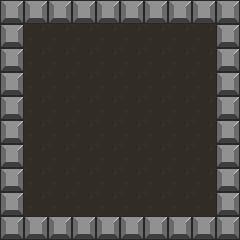

Rendered tile map (Tiled .tmx) drawn with the repository's tilesets; below, a short description and the map source with its tile grids summarised:
An orthogonal 10x10 tile map with 24x24 px tiles, 2 tile layers (floor, walls), 5 tilesets and 40 objects (weapon, zone, mainPlayer).

<map version="1.0" orientation="orthogonal" renderorder="right-down" width="10" height="10" tilewidth="24" tileheight="24" nextobjectid="41">
 <tileset firstgid="1" name="creatures" tilewidth="24" tileheight="24" tilecount="540">
  <image source="sprites/creatures.png" trans="ffffff" width="480" height="648" />
 </tileset>
 <tileset firstgid="541" name="metatiles24x24" tilewidth="24" tileheight="24" tilecount="5">
  <image source="sprites/metatiles24x24.png" trans="ffffff" width="120" height="24" />
  <tile id="0">
   <properties>
    <property name="type" value="solid" />
   </properties>
  </tile>
 </tileset>
 <tileset firstgid="546" name="fx" tilewidth="24" tileheight="24" tilecount="552">
  <image source="sprites/fx.png" trans="ffffff" width="564" height="592" />
 </tileset>
 <tileset firstgid="1098" name="world" tilewidth="24" tileheight="24" tilecount="2296">
  <image source="sprites/world.png" trans="ffffff" width="1366" height="1007" />
 </tileset>
 <tileset firstgid="3394" name="items" tilewidth="16" tileheight="16" tilecount="456">
  <image source="sprites/items.png" trans="ffffff" width="384" height="304" />
 </tileset>
 <objectgroup name="collision">
  <object id="3" gid="541" x="216" y="24" width="24" height="24" />
  <object id="4" gid="541" x="216" y="48" width="24" height="24" />
  <object id="5" gid="541" x="216" y="72" width="24" height="24" />
  <object id="6" gid="541" x="216" y="96" width="24" height="24" />
  <object id="7" gid="541" x="216" y="120" width="24" height="24" />
  <object id="8" gid="541" x="216" y="168" width="24" height="24" />
  <object id="9" gid="541" x="216" y="192" width="24" height="24" />
  <object id="10" gid="541" x="216" y="216" width="24" height="24" />
  <object id="11" gid="541" x="216" y="240" width="24" height="24" />
  <object id="12" gid="541" x="216" y="144" width="24" height="24" />
  <object id="13" gid="541" x="192" y="24" width="24" height="24" />
  <object id="14" gid="541" x="168" y="24" width="24" height="24" />
  <object id="15" gid="541" x="144" y="24" width="24" height="24" />
  <object id="16" gid="541" x="120" y="24" width="24" height="24" />
  <object id="17" gid="541" x="96" y="24" width="24" height="24" />
  <object id="18" gid="541" x="72" y="24" width="24" height="24" />
  <object id="19" gid="541" x="48" y="24" width="24" height="24" />
  <object id="20" gid="541" x="24" y="24" width="24" height="24" />
  <object id="21" gid="541" x="0" y="24" width="24" height="24" />
  <object id="22" gid="541" x="0" y="48" width="24" height="24" />
  <object id="23" gid="541" x="0" y="72" width="24" height="24" />
  <object id="24" gid="541" x="0" y="96" width="24" height="24" />
  <object id="25" gid="541" x="0" y="120" width="24" height="24" />
  <object id="26" gid="541" x="0" y="144" width="24" height="24" />
  <object id="27" gid="541" x="0" y="192" width="24" height="24" />
  <object id="28" gid="541" x="0" y="240" width="24" height="24" />
  <object id="29" gid="541" x="0" y="216" width="24" height="24" />
  <object id="30" gid="541" x="0" y="168" width="24" height="24" />
  <object id="31" gid="541" x="24" y="240" width="24" height="24" />
  <object id="32" gid="541" x="48" y="240" width="24" height="24" />
  <object id="33" gid="541" x="72" y="240" width="24" height="24" />
  <object id="34" gid="541" x="96" y="240" width="24" height="24" />
  <object id="35" gid="541" x="120" y="240" width="24" height="24" />
  <object id="36" gid="541" x="144" y="240" width="24" height="24" />
  <object id="37" gid="541" x="168" y="240" width="24" height="24" />
  <object id="38" gid="541" x="192" y="240" width="24" height="24" />
 </objectgroup>
 <layer name="floor" width="10" height="10">
  <data>[100 cells, 100 non-empty, 1 distinct tile ids]</data>
 </layer>
 <objectgroup name="objects">
  <object id="40" name="weapon" gid="3636" x="192" y="120" width="16" height="16">
   <properties>
    <property name="damage" value="10" />
    <property name="swingspeed" value="10" />
   </properties>
  </object>
 </objectgroup>
 <objectgroup name="zones">
  <object id="1" name="mobzone" type="zone" x="48" y="72" width="144" height="120">
   <properties>
    <property name="level" value="1" />
    <property name="mob" value="spider" />
    <property name="mobcount" value="3" />
   </properties>
  </object>
  <object id="39" gid="3395" x="-72" y="24" width="24" height="24" />
 </objectgroup>
 <layer name="walls" width="10" height="10">
  <data>[100 cells, 36 non-empty, 1 distinct tile ids]</data>
 </layer>
 <objectgroup name="entities">
  <object id="2" name="mainPlayer" gid="22" x="24" y="48" width="24" height="24" />
 </objectgroup>
</map>
